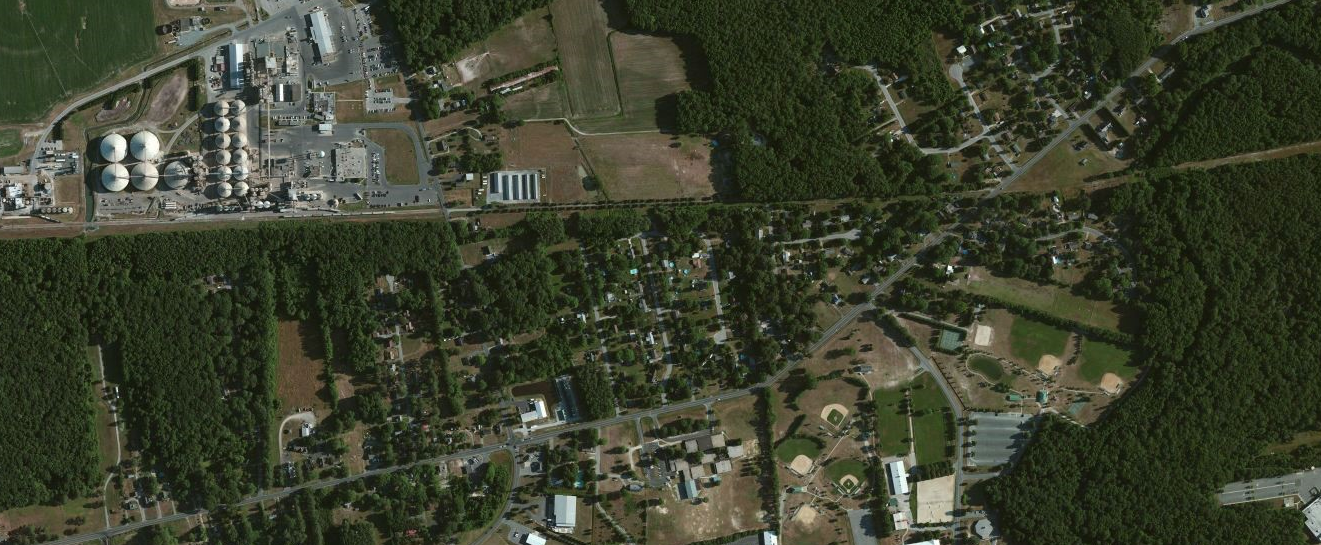
#> input picture code/CNN/Test/Test4.png, 1321 x 545 px
$ jupyter execute --allow-errors 'Test on integrated system_michiel.ipynb'   (shell and % lines are left out)   (Python 2 division)
#> lines starting #> are read from the running program, lines starting #| are printed output that depends on the picture
# Le-Net 1 based architecture

[cell 1]
import matplotlib.pyplot as plt
import numpy as np
from numpy import linalg as lin
import scipy.signal as sig
from PIL import Image
import glob
import matplotlib.cm as cm
import itertools

[cell 2]
########### Functions ############################################################################################################################

# Define Activitation functions, pooling and convolution functions (the rules)

def Sigmoid(x):
    return (1/(1+np.exp(-x)))

def Sigmoid_dx(x):
    return np.exp(-x)/((1+np.exp(-x))**2)

def TanH(x):
    return (1-np.exp(-x))/(1+np.exp(-x))


def Pool(I,W):
    PoolImg=np.zeros((len(I)/len(W),len(I)/len(W))) # W must fit an integer times into I.
    for i in range(0,len(PoolImg)):
        for j in range(0,len(PoolImg)):
            SelAr=I[i*len(W):(i+1)*len(W),j*len(W):(j+1)*len(W)]
            PoolImg[i,j]=np.inner(SelAr.flatten(),W.flatten()) # Now this is just an inner product since we have vectors
    return PoolImg

# To automatically make Gaussian kernels
def makeGaussian(size, fwhm = 3, center=None):
    x = np.arange(0, size, 1, float)
    y = x[:,np.newaxis]

    if center is None:
        x0 = y0 = size // 2
    else:
        x0 = center[0]
        y0 = center[1]

    return np.exp(-4*np.log(2) * ((x-x0)**2 + (y-y0)**2) / fwhm**2)

# To automatically define pooling nodes
def Pool_node(N):
    s=(N,N)
    a=float(N)*float(N)
    return (1.0/a)*np.ones(s)

[cell 3]
#################### Define pooling layers ###########################################################################
P12=Pool_node(4)*(1.0/1.000) #factor 1000 added to lower values more
P34=Pool_node(1)*(1.0/1.0)

#################### Define Convolution layers #######################################################################

######### First C layer #########
C1=[]
Kernelsize=9
## First Kernel

# Inspiration: http://en.wikipedia.org/wiki/Sobel_operator
# http://stackoverflow.com/questions/9567882/sobel-filter-kernel-of-large-size

## First kernel
Kernel=np.zeros((Kernelsize,Kernelsize))
for i in range(0,Kernelsize):
    for j in range(0,Kernelsize):
        if(i==j):Kernel[i,j]=1
        if(i>j): Kernel[i,j]=5
        if(i<j): Kernel[i,j]=-5

C1.append(Kernel*(1.0/100.0))


Kernel=np.array([[4,3,2,1,0,-1,-2,-3,-4],
                 [5,4,3,2,0,-2,-3,-4,-5],
                 [6,5,4,3,0,-3,-4,-5,-6],
                 [7,6,5,4,0,-4,-5,-6,-7],
                 [8,7,6,5,0,-5,-6,-7,-8],
                 [7,6,5,4,0,-4,-5,-6,-7],
                 [6,5,4,3,0,-3,-4,-5,-6],
                 [5,4,3,2,0,-2,-3,-4,-5],
                 [4,3,2,1,0,-1,-2,-3,-4]])

C1.append(Kernel*(1.0/100.0))

## Fourth Kernel
Kernel=np.zeros((Kernelsize,Kernelsize))
Kernel[0:4,:]=-5
Kernel[4:5,:]=0
Kernel[5:9,:]=5
C1.append(Kernel*(1.0/100.0))


## kernel
Kernel=np.zeros((Kernelsize,Kernelsize))
Kernel[3:6,3:6]=-2
Kernel[4,4]=8
C1.append(Kernel*(1.0/100.0))

## kernel
Kernel=np.transpose(C1[2])
C1.append(Kernel)


######### Initialize output weights and biases #########

# Initialisation, since this layer should be trained!
N_branches=1
ClassAmount=3 # Forest, City, Water


import pickle
file=open('W_michiel.txt','r')
#> (reads code/CNN/W_michiel.txt from the repository)
#> (the rest of this cell did not finish here and is left out)

[cell 4]
N_plts=len(C1)
for i in range(0,N_plts):
    plt.subplot(4,3,i+1)
    plt.imshow(C1[i])
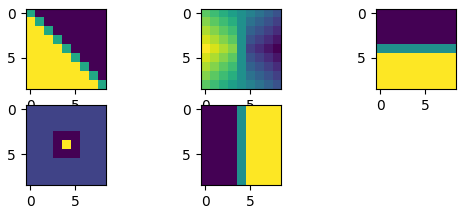
#> figure drawn by matplotlib, 5 panels

[cell 5]
####### Test phase on new images #######
Error_Test=[]
N_correct=0
patchSize=40

name="Test/Test4.png"
img = Image.open(name)
#> img is the input picture: PIL image 1321x545 RGB; mean R, G, B 59.7, 64.8, 46.2
data=img.convert('RGB')
data= np.asarray( data, dtype="int32" )
data=0.2126*data[:,:,0]+0.7152*data[:,:,1]+0.0722*data[:,:,2]
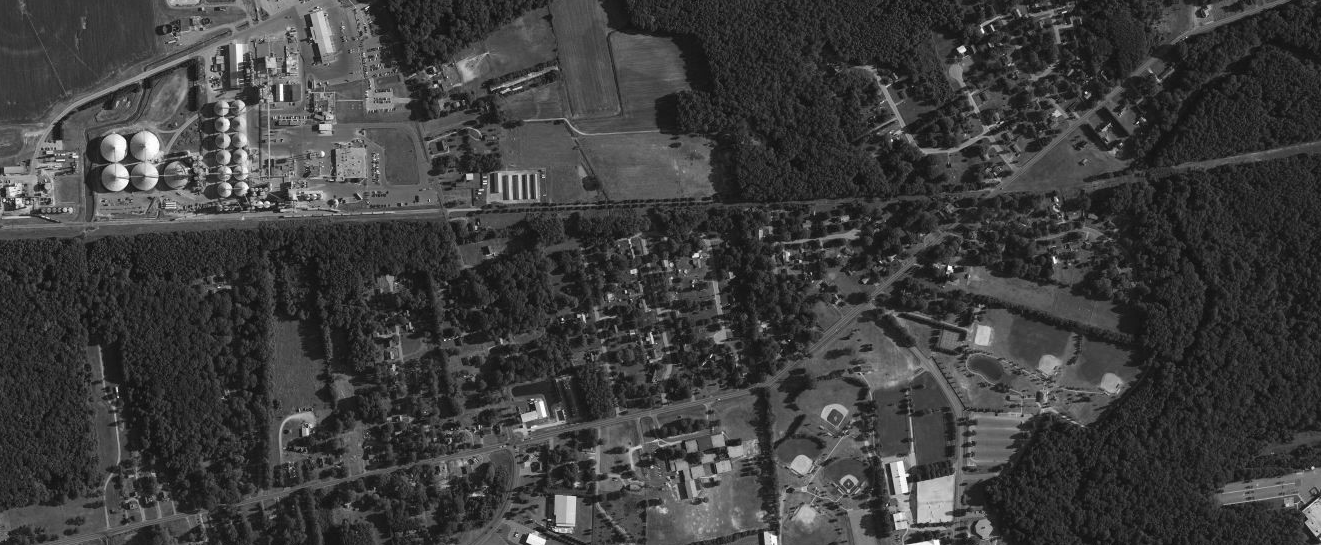
#> data: shape (545, 1321) float64; min 5.14, max 255, mean 62.4
Yamount=data.shape[0]/patchSize # Counts how many times the windowsize fits in the picture
#> Yamount = 13
Xamount=data.shape[1]/patchSize # Counts how many times the windowsize fits in the picture
#> Xamount = 33


Patches=np.array([[data[y*patchSize:(y+1)*patchSize,  x*patchSize:(x+1)*patchSize] for x in range(0,Xamount)] for y in range(0,Yamount)])

[cell 6]
Patches[0,0].shape
#> Out = (40, 40)

[cell 7]
from itertools import product
###### Chooses patch and defines label #####
#for PP in range(0,len(Sequence)):
forest=0
city=0
grass=0
cityImg=[]
forestImg=[]

inputPatch=np.zeros((patchSize,patchSize))
Classifier_array=np.zeros((len(Patches[:,0,0,0]),len(Patches[0,:,0,0]),3))
#> (the rest of this cell did not finish here and is left out)

[cell 8]
Classifier_array[0][0]
#> Out = [0, 0, 0]
